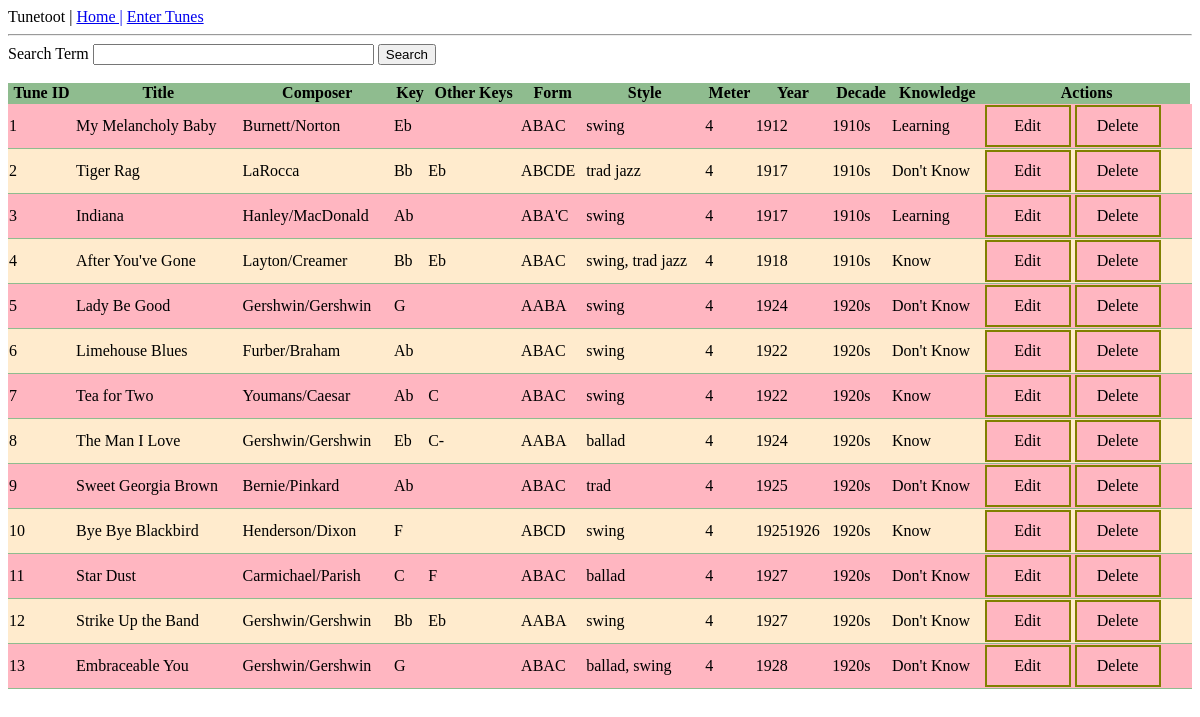
The page /index on the database as committed earlier.
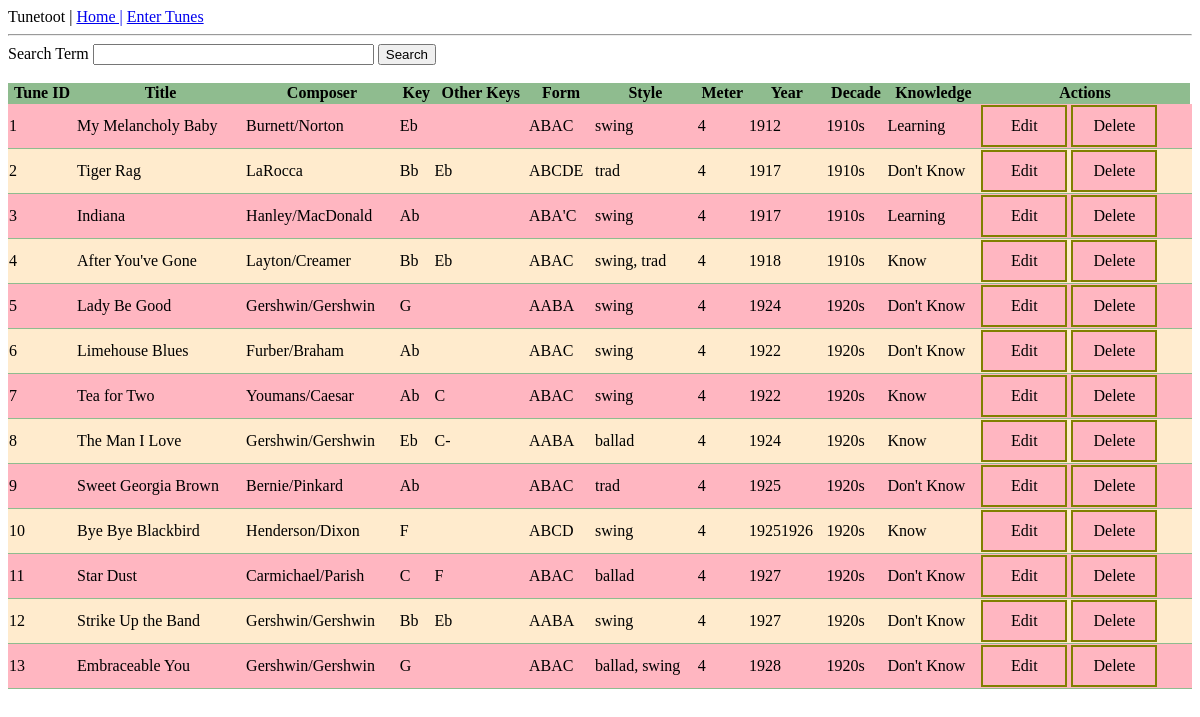
The same page on the database as committed later.
### app/models.py (models this page shows, shortened)
class Tune(db.Model):
    __tablename__ = "tunes"
    id = db.Column(db.Integer, primary_key=True)
    title = db.Column(db.String(120), unique=True, nullable=False)
    composer = db.Column(db.String(64), nullable=False)
    key = db.Column(db.String(3))
    other_key = db.Column(db.String(12))
    song_form = db.Column(db.String(20))
    style = db.Column(db.String(20))
    meter = db.Column(db.SmallInteger)
    year = db.Column(db.SmallInteger)
    decade = db.Column(db.String(5))
    knowledge = db.Column(db.String(10))
    started_learning = db.Column(db.DateTime)
    last_played = db.Column(db.DateTime)
    users = db.relationship("User", secondary=repertoire, back_populates="tunes")

### app/routes.py (the view, shortened to what this page needs)
@app.route('/')
@app.route('/index', methods=['GET', 'POST'])
def index():
    tunes = Tune.query.all()
    form = SearchForm()
    return render_template("index.html", tunes=tunes, form=form)

### app/forms.py
class SearchForm(FlaskForm):
    search_term = StringField('Search Term')
    submit = SubmitField('Search')

### app/templates/index.html (shortened to what this page needs)
{% extends 'base.html' %}
{% block content %}
<form action="" method="post">
    <div>
        {{ form.search_term.label }}
        {{ form.search_term(size=32) }}
        {{ form.submit() }}
    </div>
    <br>
</form>
<table style = width:100%;>
    <tr>
        <th>Tune ID</th>
        <th>Title</th>
        <th>Composer</th>
        <th>Key</th>
        <th>Other Keys</th>
        <th>Form</th>
        <th>Style</th>
        <th>Meter</th>
        <th>Year</th>
        <th>Decade</th>
        <th>Knowledge</th>
        <th>Actions</th>
    </tr>
    {% for tune in tunes %}
    <tr>
        <td>{{ tune.id }}</td>
        <td>{{ tune.title }}</td>
        <td>{{ tune.composer }}</td>
        <td>{{ tune.key }}</td>
        <td>{{ tune.other_key }}</td>
        <td>{{ tune.song_form }}</td>
        <td>{{ tune.style }}</td>
        <td>{{ tune.meter }}</td>
        <td>{{ tune.year }}</td>
        <td>{{ tune.decade }}</td>
        <td>{{ tune.knowledge }}</td>
        <td>
            <a class="editbutton" href="{{ url_for('edit_tune', tune_id=tune.id) }}">Edit</a>
            <a class="deletebutton" href="{{ url_for('delete_tune', tune_id=tune.id) }}">Delete</a>
        </td>
        <td></td>
    </tr>
    {% endfor %}
</table>
{% endblock %}

### app/templates/base.html (shortened to what this page needs)
<!DOCTYPE html>
<html lang="en">
<head>
</head>
<body>
    {% include 'nav.html' %}
    {% block content %}{% endblock %}
</body>
</html>

### app/templates/nav.html
<html>
<body>
  <div>
    Tunetoot |
    <a href="{{ url_for('index') }}">Home |</a>
    <a href="{{ url_for('tune_entry') }}">Enter Tunes</a>
  </div>
  <hr>
</body>
</html>

### app/templates/index.html (style rules this page uses)
table, th, td { border-bottom: 1px solid darkseagreen; border-collapse: collapse; }
tr:nth-child(even) { background-color: lightpink; }
tr:nth-child(odd) { background-color: blanchedalmond; }
tr:nth-child(1) { color:black; background-color: darkseagreen; }
.editbutton:link, .editbutton:visited { background-color: lightpink; color: black; border: 2px solid olive; padding: 10px 20px; text-align: center; text-decoration: none; display: inline-block; width: 42px; }
.deletebutton:link, .deletebutton:visited { background-color: lightpink; color: black; border: 2px solid olive; padding: 10px 20px; text-align: center; text-decoration: none; display: inline-block; width: 42px; }

Rows that differ between the two databases and show on the page:
changed Tune "Tiger Rag": style "trad jazz" → "trad"
changed Tune "After You've Gone": style "swing, trad jazz" → "swing, trad"
